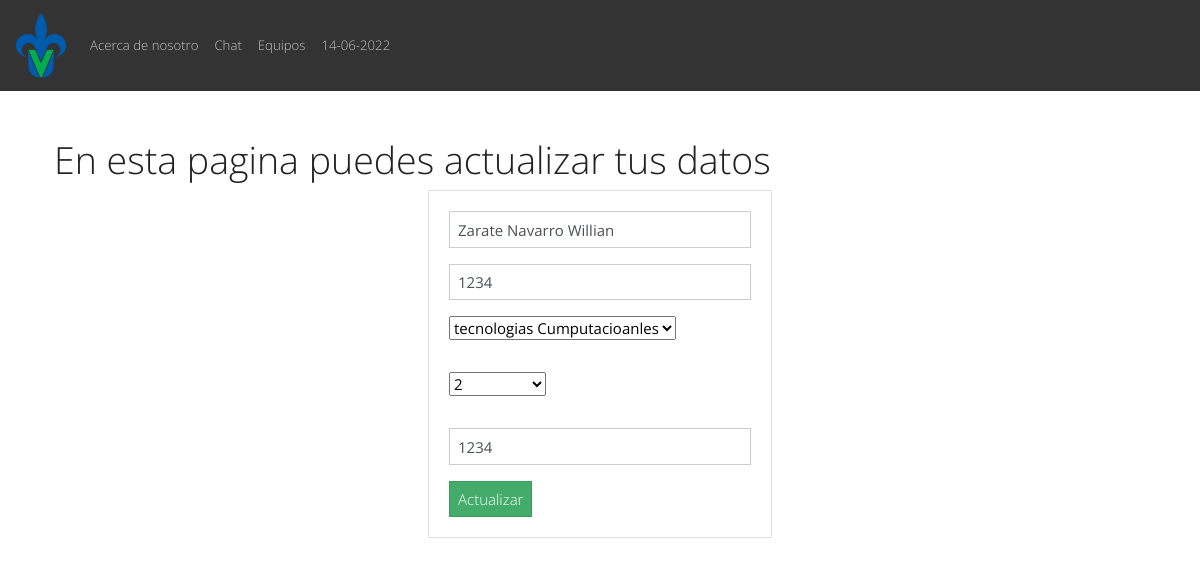
The page /edit.php?id=3 on the database its author committed.
### tables this page shows
CREATE TABLE `usarios` (
  `id` int(11) NOT NULL AUTO_INCREMENT,
  `nombre` varchar(100) DEFAULT NULL,
  `matricula` varchar(100) DEFAULT NULL,
  `carrera` varchar(100) DEFAULT NULL,
  `id_rol` int(11) DEFAULT NULL,
  `pass` varchar(255) NOT NULL,
  PRIMARY KEY (`id`),
  KEY `fk_id_rol` (`id_rol`),
  CONSTRAINT `fk_id_rol` FOREIGN KEY (`id_rol`) REFERENCES `rol` (`id`)
);

### edit.php (the view, shortened to what this page needs)
<?php
  include("db.php");
  if  (isset($_GET['id'])) {
    $id = $_GET['id'];
    $query = "SELECT * FROM usarios WHERE id=$id";
    $result = mysqli_query($conn, $query);
    if (mysqli_num_rows($result) == 1) {
        $row = mysqli_fetch_array($result);
        $nombre = $row['nombre'];
        $matricula = $row['matricula'];
        $carrera = $row['carrera'];
        $id_rol = $row['id_rol'];
        $pass = $row['pass'];
    }
  }
?>
<?php include('includes/header.php'); ?>
<div class="container p-4">
<h1> En esta pagina puedes actualizar tus datos</h1>
<div class="row">
<div class="col-md-4 mx-auto">
      <div class="card card-body">
      <form action="edit.php?id=<?php echo $_GET['id']; ?>" method="POST">
      <div class="form-group">
        <input type="text" name="nombre" value="<?php echo $nombre; ?>"  class ="form-control" placeholder="Nombre" >
      </div>
      <div class="form-group">
          <input type="text" name="matricula"  value="<?php echo $matricula; ?>" class="form-control" placeholder="Matricula">
        </div>
         <div class="form-group">
            <select class="form-group" name="carrera" id=""   >
            <option value="<?php echo $carrera; ?>"><?php echo $carrera; ?></option>
            <option value="Redes y algo mas">Redes</option></select>
          </div>
             <div class="form-group">
            <select class="form-group" name="id_rol" id=""   >
            <option value="<?php echo $id_rol; ?>"><?php echo $id_rol; ?></option>
            <option value="3">Estudiante</option></select>
          </div>
            <div class="form-group">
                <input type="text" name="pass"value="<?php echo $pass; ?>" class ="form-control" placeholder="Password" autofocus>
            </div>
        <button class="btn btn-success" name="update">
          Actualizar
        </button>
      </form>
      </div>
    </div>
  </div>
</div>
<?php include('includes/footer.php'); ?>

### rows shown on the page
usarios: nombre "Zarate Navarro Willian", matricula "1234", carrera "tecnologias Cumputacioanles", id_rol "2"
